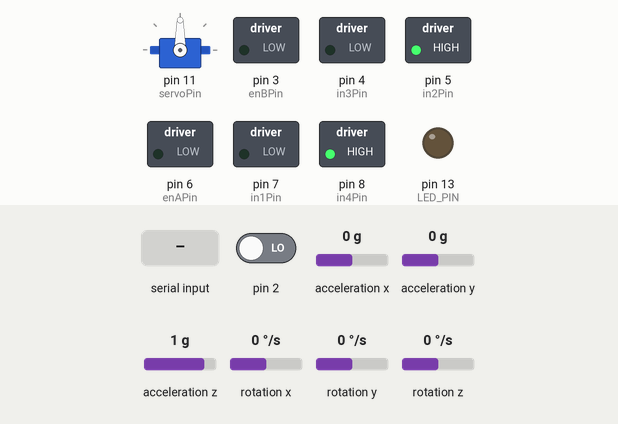
Recording of a sketch running on a simulated Arduino Uno, built with avr-gcc and run on an emulated ATmega328P. Parts: servo, switched loads named in the sketch (green lamp = pin HIGH), output pins drawn as LEDs (lit = HIGH). The test bench sets the inputs (shaded band); at power-on: pin 2 LOW, acceleration x 0 g, acceleration y 0 g, acceleration z 1 g, rotation x 0 °/s, rotation y 0 °/s, rotation z 0 °/s. The sensor or clock chip raises its interrupt line as the real part does; what the sketch prints to the serial monitor is not drawn.

Above: at 0.9 s.
1.0 s: "1\n" received over Serial
Timing chart, 0 to 15.1 s (numbered marks = the images above; inputs shaded):
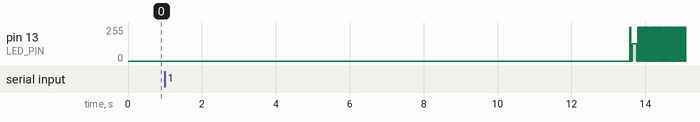

The sketch:

challenge2.ino
```cpp
#include <Servo.h>

// I2Cdev and MPU6050 must be installed as libraries, or else the .cpp/.h files
// for both classes must be in the include path of your project
#include "I2Cdev.h"

#include "MPU6050_6Axis_MotionApps20.h"
//#include "MPU6050.h" // not necessary if using MotionApps include file

// Arduino Wire library is required if I2Cdev I2CDEV_ARDUINO_WIRE implementation
// is used in I2Cdev.h
#if I2CDEV_IMPLEMENTATION == I2CDEV_ARDUINO_WIRE
    #include "Wire.h"
#endif

// class default I2C address is 0x68
// specific I2C addresses may be passed as a parameter here
// AD0 low = 0x68 (default for SparkFun breakout and InvenSense evaluation board)
// AD0 high = 0x69
MPU6050 mpu;
//MPU6050 mpu(0x69); // <-- use for AD0 high

// uncomment "OUTPUT_READABLE_QUATERNION" if you want to see the actual
// quaternion components in a [w, x, y, z] format (not best for parsing
// on a remote host such as Processing or something though)
//#define OUTPUT_READABLE_QUATERNION

// uncomment "OUTPUT_READABLE_EULER" if you want to see Euler angles
// (in degrees) calculated from the quaternions coming from the FIFO.
// Note that Euler angles suffer from gimbal lock (for more info, see
// http://en.wikipedia.org/wiki/Gimbal_lock)
//#define OUTPUT_READABLE_EULER

// uncomment "OUTPUT_READABLE_YAWPITCHROLL" if you want to see the yaw/
// pitch/roll angles (in degrees) calculated from the quaternions coming
// from the FIFO. Note this also requires gravity vector calculations.
// Also note that yaw/pitch/roll angles suffer from gimbal lock (for
// more info, see: http://en.wikipedia.org/wiki/Gimbal_lock)
#define OUTPUT_READABLE_YAWPITCHROLL

// uncomment "OUTPUT_READABLE_REALACCEL" if you want to see acceleration
// components with gravity removed. This acceleration reference frame is
// not compensated for orientation, so +X is always +X according to the
// sensor, just without the effects of gravity. If you want acceleration
// compensated for orientation, us OUTPUT_READABLE_WORLDACCEL instead.
//#define OUTPUT_READABLE_REALACCEL

// uncomment "OUTPUT_READABLE_WORLDACCEL" if you want to see acceleration
// components with gravity removed and adjusted for the world frame of
// reference (yaw is relative to initial orientation, since no magnetometer
// is present in this case). Could be quite handy in some cases.
//#define OUTPUT_READABLE_WORLDACCEL

// uncomment "OUTPUT_TEAPOT" if you want output that matches the
// format used for the InvenSense teapot demo
//#define OUTPUT_TEAPOT

#define LED_PIN 13 // (Arduino is 13, Teensy is 11, Teensy++ is 6)
bool blinkState = false;

// MPU control/status vars
bool dmpReady = false;  // set true if DMP init was successful
uint8_t mpuIntStatus;   // holds actual interrupt status byte from MPU
uint8_t devStatus;      // return status after each device operation (0 = success, !0 = error)
uint16_t packetSize;    // expected DMP packet size (default is 42 bytes)
uint16_t fifoCount;     // count of all bytes currently in FIFO
uint8_t fifoBuffer[64]; // FIFO storage buffer

// orientation/motion vars
Quaternion q;           // [w, x, y, z]         quaternion container
VectorInt16 aa;         // [x, y, z]            accel sensor measurements
VectorInt16 aaReal;     // [x, y, z]            gravity-free accel sensor measurements
VectorInt16 aaWorld;    // [x, y, z]            world-frame accel sensor measurements
VectorFloat gravity;    // [x, y, z]            gravity vector
float euler[3];         // [psi, theta, phi]    Euler angle container
float ypr[3];           // [yaw, pitch, roll]   yaw/pitch/roll container and gravity vector

// packet structure for InvenSense teapot demo
uint8_t teapotPacket[14] = { '$', 0x02, 0,0, 0,0, 0,0, 0,0, 0x00, 0x00, '\r', '\n' };


/*
* Firmware for the ”2WD Ultrasonic Motor Robot Car Kit”
*
* Stephen A. Edwards
*
* Hardware configuration :
* A pair of DC motors driven by an L298N H bridge motor driver
* An HC-SR04 ultrasonic range sensor mounted atop a small hobby servo
*/


Servo servo;

// Ultrasonic Module pins
const int trigPin = 13; // 10 microsecond high pulse causes chirp , wait 50 us
const int echoPin = 12; // Width of high pulse indicates distance

// Servo motor that aims ultrasonic sensor .
const int servoPin = 11; // PWM output for hobby servo

// Motor control pins : L298N H bridge
const int enAPin = 6; // Left motor PWM speed control
const int in1Pin = 7; // Left motor Direction 1
const int in2Pin = 5; // Left motor Direction 2
const int in3Pin = 4; // Right motor Direction 1
const int in4Pin = 8; // Right motor Direction 2
const int enBPin = 3; // Right motor PWM speed control

enum Motor {LEFT, RIGHT};
#define NUM_ANGLES 7
unsigned char sensorAngle[NUM_ANGLES] = { 60, 70, 80, 90, 100, 110, 120 };
unsigned int distance[NUM_ANGLES];

// ================================================================
// ===               INTERRUPT DETECTION ROUTINE                ===
// ================================================================

volatile bool mpuInterrupt = false;     // indicates whether MPU interrupt pin has gone high
void dmpDataReady() {
    mpuInterrupt = true;
}

// Set motor speed: 255 full ahead, -255 full reverse , 0 stop
void go( enum Motor m, int speed)
{
  digitalWrite(m == LEFT ? in1Pin : in3Pin , speed > 0 ? HIGH : LOW);
  digitalWrite(m == LEFT ? in2Pin : in4Pin , speed <= 0 ? HIGH : LOW);
  analogWrite(m == LEFT ? enAPin : enBPin, speed < 0 ? -speed : speed);
}

float reference;

void setup() {
  pinMode(trigPin, OUTPUT);
  pinMode(echoPin, INPUT);
  digitalWrite (trigPin, LOW);
  pinMode(enAPin, OUTPUT);
  pinMode(in1Pin, OUTPUT);
  pinMode(in2Pin, OUTPUT);
  pinMode(in3Pin, OUTPUT);
  pinMode(in4Pin, OUTPUT);
  pinMode(enBPin, OUTPUT);
  servo.attach(servoPin);
  servo.write(90);
//  go(LEFT, 0);
//  go(RIGHT, 0);
//  testMotors();
//  // Scan the surroundings before starting
//  servo.write (sensorAngle[0]);
//  delay (200);
//  for (unsigned char i = 0; i < NUM_ANGLES; i++)
//    readNextDistance(), delay (200);
  go(LEFT, 0);
  go(RIGHT, 0);

  // IMU setup:
  // join I2C bus (I2Cdev library doesn't do this automatically)
    #if I2CDEV_IMPLEMENTATION == I2CDEV_ARDUINO_WIRE
        Wire.begin();
        TWBR = 24; // 400kHz I2C clock (200kHz if CPU is 8MHz)
    #elif I2CDEV_IMPLEMENTATION == I2CDEV_BUILTIN_FASTWIRE
        Fastwire::setup(400, true);
    #endif

  Serial.begin(9600);
  while (!Serial);

  // initialize device
    Serial.println(F("Initializing I2C devices..."));
    mpu.initialize();

    // verify connection
    Serial.println(F("Testing device connections..."));
    Serial.println(mpu.testConnection() ? F("MPU6050 connection successful") : F("MPU6050 connection failed"));

  // wait for ready
    Serial.println(F("\nSend any character to begin DMP programming and demo: "));
    while (Serial.available() && Serial.read()); // empty buffer
    while (!Serial.available());                 // wait for data
    while (Serial.available() && Serial.read()); // empty buffer again

    // load and configure the DMP
    Serial.println(F("Initializing DMP..."));
    devStatus = mpu.dmpInitialize();

    // supply your own gyro offsets here, scaled for min sensitivity
    mpu.setXGyroOffset(220);
    mpu.setYGyroOffset(76);
    mpu.setZGyroOffset(-85);
    mpu.setZAccelOffset(1788); // 1688 factory default for my test chip

    // make sure it worked (returns 0 if so)
    if (devStatus == 0) {
        // turn on the DMP, now that it's ready
        Serial.println(F("Enabling DMP..."));
        mpu.setDMPEnabled(true);

        // enable Arduino interrupt detection
        Serial.println(F("Enabling interrupt detection (Arduino external interrupt 0)..."));
        attachInterrupt(0, dmpDataReady, RISING);
        mpuIntStatus = mpu.getIntStatus();

        // set our DMP Ready flag so the main loop() function knows it's okay to use it
        Serial.println(F("DMP ready! Waiting for first interrupt..."));
        dmpReady = true;

        // get expected DMP packet size for later comparison
        packetSize = mpu.dmpGetFIFOPacketSize();
    } else {
        // ERROR!
        // 1 = initial memory load failed
        // 2 = DMP configuration updates failed
        // (if it's going to break, usually the code will be 1)
        Serial.print(F("DMP Initialization failed (code "));
        Serial.print(devStatus);
        Serial.println(F(")"));
    }

    // configure LED for output
    pinMode(LED_PIN, OUTPUT);

    delay(12000);

    reference = getYaw();
}

float getYaw() {
  // if programming failed, don't try to do anything
    if (!dmpReady) return;

    // wait for MPU interrupt or extra packet(s) available
    while (!mpuInterrupt && fifoCount < packetSize) {
        // other program behavior stuff here
        // .
        // .
        // .
        // if you are really paranoid you can frequently test in between other
        // stuff to see if mpuInterrupt is true, and if so, "break;" from the
        // while() loop to immediately process the MPU data
        // .
        // .
        // .
    }

    // reset interrupt flag and get INT_STATUS byte
    mpuInterrupt = false;
    mpuIntStatus = mpu.getIntStatus();

    // get current FIFO count
    fifoCount = mpu.getFIFOCount();

    // check for overflow (this should never happen unless our code is too inefficient)
    if ((mpuIntStatus & 0x10) || fifoCount == 1024) {
        // reset so we can continue cleanly
        mpu.resetFIFO();
        //Serial.println(F("FIFO overflow!"));  // BR commented this line

    // otherwise, check for DMP data ready interrupt (this should happen frequently)
    } else if (mpuIntStatus & 0x02) {
        // wait for correct available data length, should be a VERY short wait
        while (fifoCount < packetSize) fifoCount = mpu.getFIFOCount();

        // read a packet from FIFO
        mpu.getFIFOBytes(fifoBuffer, packetSize);

        // track FIFO count here in case there is > 1 packet available
        // (this lets us immediately read more without waiting for an interrupt)
        fifoCount -= packetSize;

        #ifdef OUTPUT_READABLE_YAWPITCHROLL
            // display Euler angles in degrees
            mpu.dmpGetQuaternion(&q, fifoBuffer);
            mpu.dmpGetGravity(&gravity, &q);
            mpu.dmpGetYawPitchRoll(ypr, &q, &gravity);
//            Serial.print("ypr\t");
//            Serial.print(ypr[0] * 180/M_PI);
//            Serial.print("\t");
//            Serial.print(ypr[1] * 180/M_PI);
//            Serial.print("\t");
//            Serial.println(ypr[2] * 180/M_PI);
        #endif

        // blink LED to indicate activity
        blinkState = !blinkState;
        digitalWrite(LED_PIN, blinkState);
    }

    return ypr[0];
}

// PID controller
void pidYaw(float reference) {
  // errors
  static float e_prev = 0;
  static float e_accum = 0;
  float yaw, e;
  int output;

  // gains
  const int kp = 1;
  const int kd = 0;
  const int ki = 0;
  int left_ctrl, right_ctrl;

  // get current error
  yaw = getYaw();
  e = (reference - yaw) / M_PI*180;

  // calculate and saturate output
  output = kp*e + kd*(e - e_prev) + ki*e_accum;
  if (output > 255) output = 255;
  if (output < -255) output = -255;  //saturate output

  // here: drive motors

  go(LEFT, left_ctrl*0.85);
  go(RIGHT, right_ctrl);

  e_prev = e;
  e_accum = e_accum + e;

  Serial.print("error is\t");
  Serial.println(e);
//    Serial.print("Output is:\t");
//    Serial.println(output);
//    Serial.print("left_ctrl is\t");
//    Serial.println(left_ctrl);
//    Serial.print("right_ctrl is\t");
//    Serial.println(right_ctrl);
//    Serial.println();

}

void loop() {
  pidYaw(reference);

//  float ref = getYaw();
//  float e = ref / M_PI*180.0;
//  Serial.println(e);
}
```
